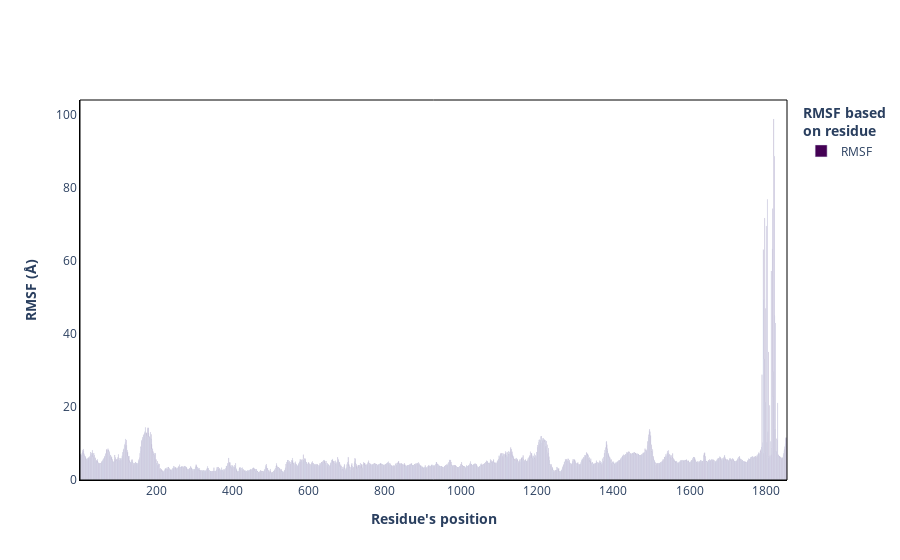

Write notebook code for a chart like this one.
### Code cell
# =============
#
# PLOTLY FIGURE
#
# =============

plot_res = go.Figure()

viridis = cm.get_cmap('viridis', 1)

plot_res.add_trace(go.Bar(
    x=x,
    y=y,
    name="RMSF",
    marker=dict(color=colors.rgb2hex(viridis(0)))
))

plot_res.add_shape(
    # Rectangle with reference to the plot
    type="rect",
    xref="paper",
    yref="paper",
    x0=0,
    y0=0,
    x1=1.0,
    y1=1.0,
    line=dict(
        color="black",
        width=1,
    )
)

plot_res["data"][0]["showlegend"]=True

plot_res.update_layout(
    plot_bgcolor='white',
    xaxis_title="<b>Residue's position</b>",
    yaxis_title="<b>RMSF (Å)</b>",
    legend_title="<b>RMSF based<br />on residue</b>",
)

plot_res.update_xaxes(showline=True, linewidth=1, linecolor="black")
plot_res.update_yaxes(showline=True, linewidth=1, linecolor="black")

plot_res.write_html(
    "RMSF.html",
    full_html=False,
    include_plotlyjs=True
)

plot_res.show()

### Figure 1 — Plotly figure (JSON) as saved in the notebook; plotly's stock layout.template omitted (floating-point values rounded to 4 significant figures; data arrays with more than 128 entries replaced by an {"elided": "..."} marker saying what was removed)
{"data": [{"marker": {"color": "#440154"}, "name": "RMSF", "showlegend": true, "type": "bar", "x": {"elided": "1855 int values"}, "y": {"elided": "1855 float values"}}], "layout": {"legend": {"title": {"text": "<b>RMSF based<br />on residue</b>"}}, "plot_bgcolor": "white", "shapes": [{"line": {"color": "black", "width": 1}, "type": "rect", "x0": 0, "x1": 1, "xref": "paper", "y0": 0, "y1": 1, "yref": "paper"}], "xaxis": {"linecolor": "black", "linewidth": 1, "showline": true, "title": {"text": "<b>Residue's position</b>"}}, "yaxis": {"linecolor": "black", "linewidth": 1, "showline": true, "title": {"text": "<b>RMSF (Å)</b>"}}}}
